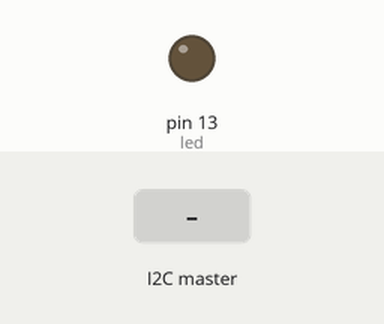
Simulated run of this sketch. Board: Arduino Uno, built with avr-gcc and run on an emulated ATmega328P. Shown: output pins drawn as LEDs (lit = HIGH). Inputs (shaded band) come from the test bench. What the sketch prints to the serial monitor is not drawn.

Above: at 1.2 s.
1.3 s: the I2C master sends the byte 0
At 1.7 s:
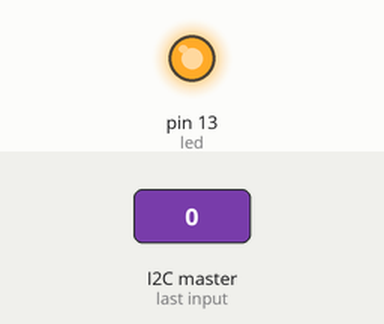
2.8 s: the I2C master sends the byte 1
4.3 s: the I2C master sends the byte 2
Timing chart, 0 to 7.3 s (numbered marks = the images above; inputs shaded):
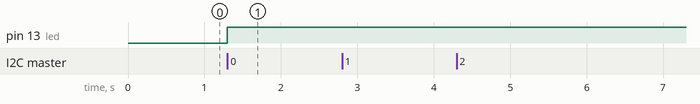

The sketch:

Interrupt_Slave.ino
```cpp
#include<Wire.h>

const int led = 13;
int k;

void setup() {
  Serial.begin(9600);
  Wire.begin(9);
  pinMode(led,OUTPUT);
  Wire.onReceive(RE);
  Wire.onRequest(requestEvent);
}

void requestEvent(){
 Wire.write("R");
}


void RE(int bytes){
  k = Wire.read();
    if( k == '0' ){
      digitalWrite(led,LOW);
    }else{
      digitalWrite(led,HIGH);
    }
    Serial.println((char)k);
}

void loop() {
    if(Serial.available()>0)
    {
      Serial.read();
    }

  }
```

Measured:
- after the input at 1.3 s, pin 13 (led): LOW → HIGH at once
- after the input at 2.8 s, every drawn part: stays the same
- after the input at 4.3 s, every drawn part: stays the same
